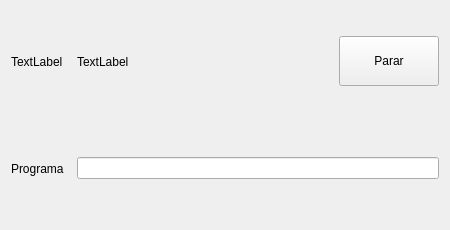
<?xml version="1.0" encoding="UTF-8"?>
<ui version="4.0">
 <class>widget</class>
 <widget class="QWidget" name="widget">
  <property name="geometry">
   <rect>
    <x>0</x>
    <y>0</y>
    <width>450</width>
    <height>230</height>
   </rect>
  </property>
  <property name="windowTitle">
   <string>Form</string>
  </property>
  <layout class="QGridLayout" name="gridLayout">
   <item row="0" column="0">
    <layout class="QHBoxLayout" name="horizontalLayout">
     <item>
      <widget class="QLabel" name="direc_label">
       <property name="minimumSize">
        <size>
         <width>60</width>
         <height>101</height>
        </size>
       </property>
       <property name="maximumSize">
        <size>
         <width>60</width>
         <height>101</height>
        </size>
       </property>
       <property name="text">
        <string>TextLabel</string>
       </property>
      </widget>
     </item>
     <item>
      <widget class="QLabel" name="x_y_label">
       <property name="minimumSize">
        <size>
         <width>60</width>
         <height>101</height>
        </size>
       </property>
       <property name="maximumSize">
        <size>
         <width>60</width>
         <height>101</height>
        </size>
       </property>
       <property name="text">
        <string>TextLabel</string>
       </property>
      </widget>
     </item>
     <item>
      <spacer name="horizontalSpacer">
       <property name="orientation">
        <enum>Qt::Horizontal</enum>
       </property>
       <property name="sizeHint" stdset="0">
        <size>
         <width>40</width>
         <height>20</height>
        </size>
       </property>
      </spacer>
     </item>
     <item>
      <widget class="QPushButton" name="active_pause_button">
       <property name="minimumSize">
        <size>
         <width>100</width>
         <height>50</height>
        </size>
       </property>
       <property name="maximumSize">
        <size>
         <width>100</width>
         <height>50</height>
        </size>
       </property>
       <property name="text">
        <string>Parar</string>
       </property>
      </widget>
     </item>
    </layout>
   </item>
   <item row="1" column="0">
    <layout class="QHBoxLayout" name="horizontalLayout_2">
     <item>
      <widget class="QLabel" name="program_label">
       <property name="minimumSize">
        <size>
         <width>60</width>
         <height>101</height>
        </size>
       </property>
       <property name="maximumSize">
        <size>
         <width>60</width>
         <height>101</height>
        </size>
       </property>
       <property name="text">
        <string>Programa</string>
       </property>
      </widget>
     </item>
     <item>
      <widget class="QLineEdit" name="program_lineEdit">
       <property name="readOnly">
        <bool>true</bool>
       </property>
      </widget>
     </item>
    </layout>
   </item>
  </layout>
 </widget>
 <resources/>
 <connections/>
</ui>
